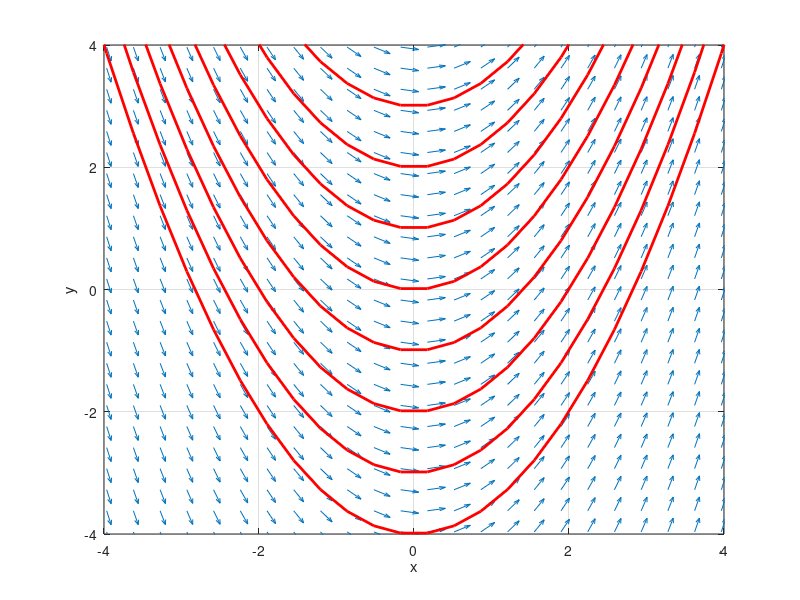

Write the MATLAB code that produced this figure.
% function 'diff_tst.m'

x = linspace(-5, 5, 30);
y = x;
[X Y] = meshgrid(x,y);

f = @(x,y) x;

dY = f(X, Y);
dX = ones(size(dY));

L =sqrt(1 + dY.^2);

quiver(X, Y, dX./L, dY./L, 0.5);
axis([-4 4 -4 4]);
grid on 
xlabel('x')
ylabel('y')

% add some particular solutions to graph for comparison
hold on
for C = -4:3
  plot(x, 0.5*x.^2 + C, 'r', 'linewidth',2);
end 
